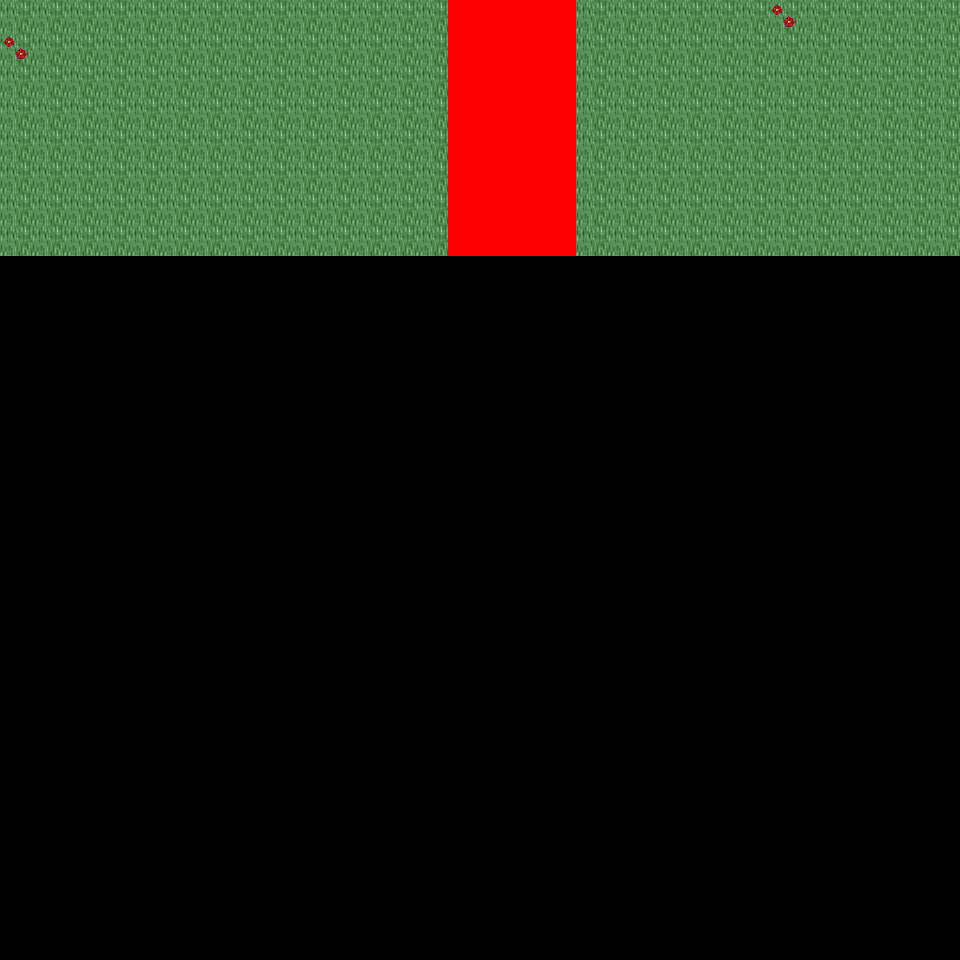

A level layout from a 2D game, rendered from its tile map. Below: a short description, then the map file with tile-grid data replaced by summaries:
An orthogonal 30x30 tile map with 32x32 px tiles, 6 tile layers (Ground, Object, Object2, Above, ...), 34 tilesets and 4 objects (4x mapExit).

<map version="1.0" orientation="orthogonal" renderorder="right-down" width="30" height="30" tilewidth="32" tileheight="32" nextobjectid="5">
  <tileset firstgid="1" name="tileset_logic_collision" tilewidth="32" tileheight="32" tilecount="1" columns="1">
    <image source="../drawable/tileset_logic_collision.png" width="32" height="32" />
  </tileset>
  <tileset firstgid="2" name="tileset_ground_ridge_earth_pale" tilewidth="32" tileheight="32" tilecount="96" columns="12">
    <image source="../drawable/tileset_ground_ridge_earth_pale.png" width="384" height="256" />
  </tileset>
  <tileset firstgid="98" name="tileset_ground_ridge_earth_dark" tilewidth="32" tileheight="32" tilecount="96" columns="12">
    <image source="../drawable/tileset_ground_ridge_earth_dark.png" width="384" height="256" />
  </tileset>
  <tileset firstgid="194" name="tileset_ground_ground" tilewidth="32" tileheight="32" tilecount="33" columns="3">
    <image source="../drawable/tileset_ground_ground.png" width="96" height="352" />
  </tileset>
  <tileset firstgid="227" name="tileset_building_castle" tilewidth="32" tileheight="32" tilecount="320" columns="20">
    <image source="../drawable/tileset_building_castle.png" width="640" height="512" />
  </tileset>
  <tileset firstgid="547" name="tileset_ground_grass_corners" tilewidth="32" tileheight="32" tilecount="24" columns="6">
    <image source="../drawable/tileset_ground_grass_corners.png" width="192" height="128" />
  </tileset>
  <tileset firstgid="571" name="tileset_ground_grass_edges" tilewidth="32" tileheight="32" tilecount="36" columns="12">
    <image source="../drawable/tileset_ground_grass_edges.png" width="384" height="96" />
  </tileset>
  <tileset firstgid="607" name="tileset_item_pot_barrels_1" tilewidth="32" tileheight="32" tilecount="8" columns="4">
    <image source="../drawable/tileset_item_pot_barrels_1.png" width="128" height="64" />
  </tileset>
  <tileset firstgid="615" name="tileset_item_weapon_cannon" tilewidth="32" tileheight="32" tilecount="12" columns="3">
    <image source="../drawable/tileset_item_weapon_cannon.png" width="96" height="128" />
  </tileset>
  <tileset firstgid="627" name="tileset_building_door_door" tilewidth="32" tileheight="32" tilecount="6" columns="3">
    <image source="../drawable/tileset_building_door_door.png" width="96" height="64" />
  </tileset>
  <tileset firstgid="633" name="tileset_building_door_closed" tilewidth="32" tileheight="32" tilecount="1" columns="1">
    <image source="../drawable/tileset_building_door_closed.png" width="32" height="32" />
  </tileset>
  <tileset firstgid="634" name="tileset_building_window_window_centered" tilewidth="32" tileheight="32" tilecount="1" columns="1">
    <image source="../drawable/tileset_building_window_window_centered.png" width="32" height="32" />
  </tileset>
  <tileset firstgid="635" name="tileset_building_decoration_chimney_big" tilewidth="32" tileheight="32" tilecount="2" columns="1">
    <image source="../drawable/tileset_building_decoration_chimney_big.png" width="32" height="64" />
  </tileset>
  <tileset firstgid="637" name="tileset_building_tan_building" tilewidth="32" tileheight="32" tilecount="24" columns="4">
    <image source="../drawable/tileset_building_tan_building.png" width="128" height="192" />
  </tileset>
  <tileset firstgid="661" name="tileset_building_museum" tilewidth="32" tileheight="32" tilecount="56" columns="7">
    <image source="../drawable/tileset_building_museum.png" width="224" height="256" />
  </tileset>
  <tileset firstgid="717" name="tileset_building_decoration_chimney" tilewidth="32" tileheight="32" tilecount="2" columns="1">
    <image source="../drawable/tileset_building_decoration_chimney.png" width="32" height="64" />
  </tileset>
  <tileset firstgid="719" name="tileset_plant_tree_fall_trees" tilewidth="32" tileheight="32" tilecount="40" columns="8">
    <image source="../drawable/tileset_plant_tree_fall_trees.png" width="256" height="160" />
  </tileset>
  <tileset firstgid="759" name="tileset_plant_leaves" tilewidth="32" tileheight="32" tilecount="8" columns="4">
    <image source="../drawable/tileset_plant_leaves.png" width="128" height="64" />
  </tileset>
  <tileset firstgid="767" name="tileset_plant_vine" tilewidth="32" tileheight="32" tilecount="3" columns="1">
    <image source="../drawable/tileset_plant_vine.png" width="32" height="96" />
  </tileset>
  <tileset firstgid="770" name="tileset_item_pot_pot_burgundy" tilewidth="32" tileheight="32" tilecount="1" columns="1">
    <image source="../drawable/tileset_item_pot_pot_burgundy.png" width="32" height="32" />
  </tileset>
  <tileset firstgid="771" name="tileset_building_stairs_stairs_grey" tilewidth="32" tileheight="32" tilecount="6" columns="3">
    <image source="../drawable/tileset_building_stairs_stairs_grey.png" width="96" height="64" />
  </tileset>
  <tileset firstgid="777" name="tileset_furniture_light_lamp_blue" tilewidth="32" tileheight="32" tilecount="3" columns="1">
    <image source="../drawable/tileset_furniture_light_lamp_blue.png" width="32" height="96" />
  </tileset>
  <tileset firstgid="780" name="tileset_light_dim_light_7x5" tilewidth="32" tileheight="32" tilecount="35" columns="7">
    <image source="../drawable/tileset_light_dim_light_7x5.png" width="224" height="160" />
  </tileset>
  <tileset firstgid="815" name="tileset_plant_flower_daisy_blue" tilewidth="32" tileheight="32" tilecount="8" columns="2">
    <image source="../drawable/tileset_plant_flower_daisy_blue.png" width="64" height="128" />
  </tileset>
  <tileset firstgid="823" name="tileset_plant_flower_daisy_red" tilewidth="32" tileheight="32" tilecount="8" columns="2">
    <image source="../drawable/tileset_plant_flower_daisy_red.png" width="64" height="128" />
  </tileset>
  <tileset firstgid="831" name="tileset_plant_flower_daisy_white" tilewidth="32" tileheight="32" tilecount="8" columns="2">
    <image source="../drawable/tileset_plant_flower_daisy_white.png" width="64" height="128" />
  </tileset>
  <tileset firstgid="839" name="tileset_plant_flower_daisy_yellow" tilewidth="32" tileheight="32" tilecount="8" columns="2">
    <image source="../drawable/tileset_plant_flower_daisy_yellow.png" width="64" height="128" />
  </tileset>
  <tileset firstgid="847" name="tileset_ground_ground_3" tilewidth="32" tileheight="32" tilecount="5" columns="5">
    <image source="../drawable/tileset_ground_ground_3.png" width="160" height="32" />
  </tileset>
  <tileset firstgid="852" name="tileset_building_cottage" tilewidth="32" tileheight="32" tilecount="256" columns="16">
    <image source="../drawable/tileset_building_cottage.png" width="512" height="512" />
  </tileset>
  <tileset firstgid="1108" name="tileset_building_roof_thatched_roof" tilewidth="32" tileheight="32" tilecount="256" columns="16">
    <image source="../drawable/tileset_building_roof_thatched_roof.png" width="512" height="512" />
  </tileset>
  <tileset firstgid="1364" name="tileset_building_door_doors" tilewidth="32" tileheight="32" tilecount="256" columns="16">
    <image source="../drawable/tileset_building_door_doors.png" width="512" height="512" />
  </tileset>
  <tileset firstgid="1620" name="tileset_building_window_windows" tilewidth="32" tileheight="32" tilecount="256" columns="16">
    <image source="../drawable/tileset_building_window_windows.png" width="512" height="512" />
  </tileset>
  <tileset firstgid="1876" name="tileset_logic_portal" tilewidth="32" tileheight="32" tilecount="24" columns="8">
    <image source="../drawable/tileset_logic_portal.png" width="256" height="96" />
  </tileset>
  <tileset firstgid="1900" name="tileset_building_decoration_banner" tilewidth="32" tileheight="32" tilecount="12" columns="1">
    <image source="../drawable/tileset_building_decoration_banner.png" width="32" height="384" />
  </tileset>
  <layer name="Ground" width="30" height="30">
    <data>[900 cells, 240 non-empty, 4 distinct tile ids]</data>
  </layer>
  <layer name="Object" width="30" height="30">
    <data>[900 cells, 2 non-empty, 1 distinct tile ids]</data>
  </layer>
  <layer name="Object2" width="30" height="30">
    <data>[900 cells, 0 non-empty, 0 distinct tile ids]</data>
  </layer>
  <layer name="Above" width="30" height="30">
    <data>[900 cells, 0 non-empty, 0 distinct tile ids]</data>
  </layer>
  <layer name="Above2" width="30" height="30">
    <data>[900 cells, 0 non-empty, 0 distinct tile ids]</data>
  </layer>
  <layer name="Walkable" width="30" height="30">
    <data>[900 cells, 32 non-empty, 1 distinct tile ids]</data>
  </layer>
  <objectgroup name="MapEvents">
    <object id="1" name="north" type="mapExit" x="0" y="0" width="448" height="32">
      <properties>
        <property name="map" value="level_0_x53_y62" />
        <property name="x" value="0" />
        <property name="y" value="28" />
      </properties>
    </object>
    <object id="2" name="north2" type="mapExit" x="576" y="0" width="384" height="32">
      <properties>
        <property name="map" value="level_0_x53_y62" />
        <property name="x" value="18" />
        <property name="y" value="28" />
      </properties>
    </object>
    <object id="3" name="west" type="mapExit" x="0" y="0" width="32" height="960">
      <properties>
        <property name="map" value="level_0_x52_y63" />
        <property name="x" value="28" />
        <property name="y" value="0" />
      </properties>
    </object>
    <object id="4" name="east" type="mapExit" x="928" y="0" width="32" height="960">
      <properties>
        <property name="map" value="level_0_x54_y63" />
        <property name="x" value="1" />
        <property name="y" value="0" />
      </properties>
    </object>
  </objectgroup>
</map>
